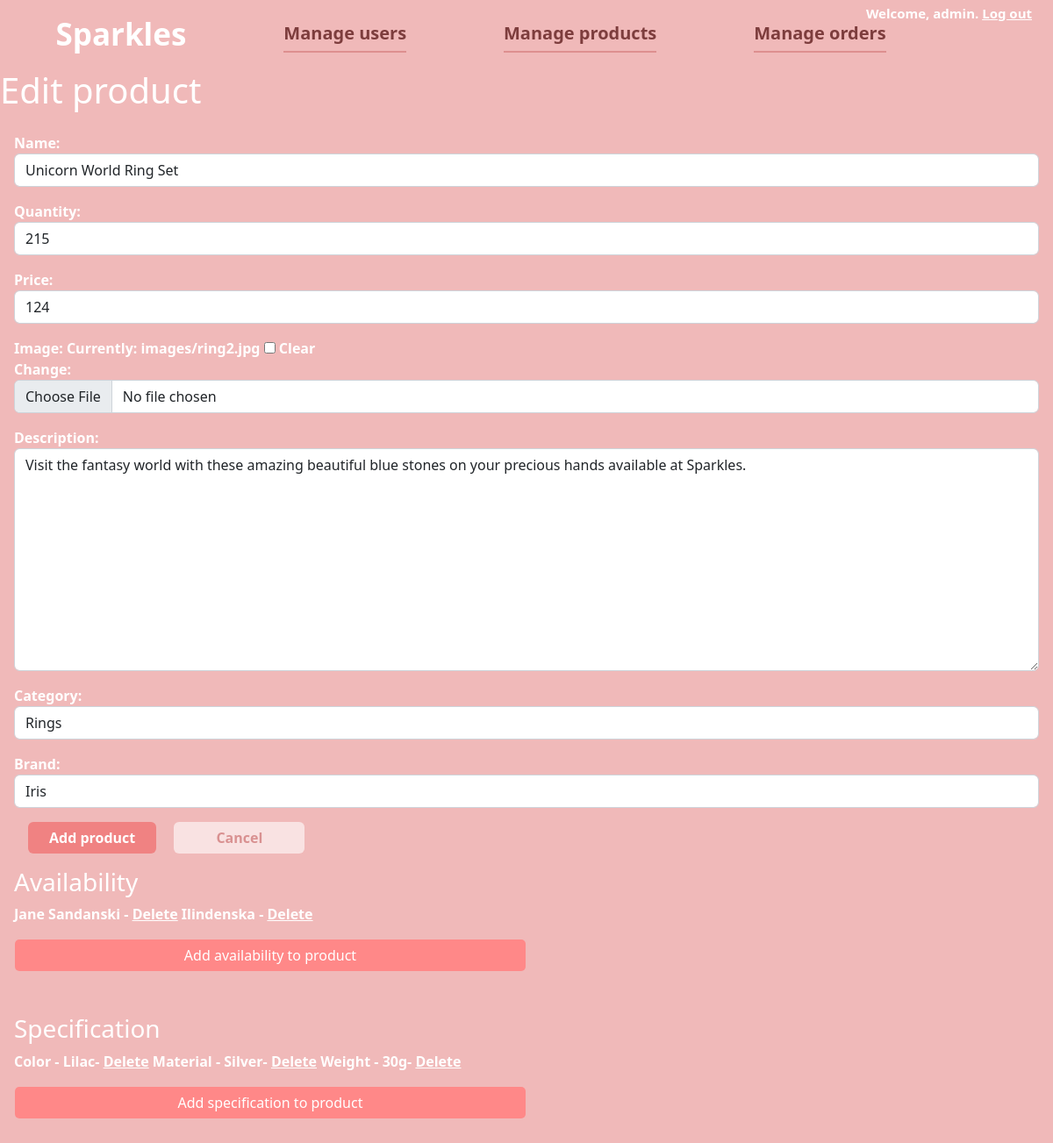
Page /product_details/?id=17 (signed in) on the committed database.
### shop/models.py (models this page shows, shortened)
class Product(models.Model):
    name = models.CharField(max_length=255)
    quantity = models.IntegerField()
    price = models.IntegerField()
    image = models.ImageField(upload_to='images', blank=True)
    description = models.TextField(max_length=255)
    category = models.ForeignKey(Category, on_delete=models.CASCADE)
    brand = models.ForeignKey(Brand, on_delete=models.CASCADE, blank=True, null=True)
    visits = models.IntegerField(default=0)

class Category(models.Model):
    name = models.CharField(max_length=255)
    def __str__(self) -> str:
        return self.name

class Brand(models.Model):
    name = models.CharField(max_length=255)
    def __str__(self) -> str:
        return self.name

class Availability(models.Model):
    store = models.ForeignKey(Store, on_delete=models.CASCADE)
    product = models.ForeignKey(Product, on_delete=models.CASCADE)

class Store(models.Model):
    location = models.CharField(max_length=20)

class ProductPropertiesValue(models.Model):
   product_property = models.ForeignKey(ProductProperty, on_delete=models.CASCADE)
   product = models.ForeignKey(Product, on_delete=models.CASCADE)
   value = models.CharField(max_length=255)

class ProductProperty(models.Model):
    name = models.CharField(max_length=50)

### shop/views.py (the view, shortened to what this page needs)
# urls.py: path('product_details/', product_details, name="product_details"),
@login_required(login_url="/admin_login")
@user_passes_test(is_seller, login_url="/admin_login")
def product_details(request):
    print("ITS ANYKIND METHOD")
    id = request.GET.get('id', None)
    product = Product.objects.filter(id=id).first()
    if id is None:
        return redirect("/products")
    context = dict()
    context["form"] = ProductForm(initial = {"id": id,
                                            "name" : product.name,
                                             "quantity" : product.quantity,
                                             "image" : product.image,
                                             "price" : product.price,
                                             "description" : product.description,
                                             "category" : product.category,
                                             "brand" : product.brand})
    context["product"] = product
    context["availability"] = Availability.objects.filter(product=product).all()
    context["specifications"] = ProductPropertiesValue.objects.filter(product=product).all()
    return render(request, "seller/edit_product.html", context=context)

### sparklesapp/forms.py
class ProductForm(forms.ModelForm):
    def __init__(self, *args, **kwargs):
        super(ProductForm, self).__init__(*args, **kwargs)
        for field in self.visible_fields():
            field.field.widget.attrs["class"] = "form-control"
    class Meta:
        model = Product
        fields = ("name", "quantity", "price",
                   "image", "description", "category", "brand")

### shop/views.py (called while the page is built)
def is_seller(user):
    return user.groups.filter(name='Seller').exists()

### shop/templates/seller/edit_product.html (shortened to what this page needs)
{% extends "seller/seller_base.html" %}
{% block content %}
<div id="dashboard_body" style="height: auto !important;">
    <h1 style="color: white;">Edit product</h1>
    <div class="" id="add_product_form_container">
        <form action="" method="POST" class="mb-4 px-3 py-3" enctype="multipart/form-data" style="font-weight:bold;color: white; height: 100%;">
            {{ form.as_p }}
            <button type="submit" class="btn btn-primary mx-3 px-4" id="submit_product_btn"
            style="background-color: rgb(240, 130, 130);color: white;font-weight: bold; border: none;">Add product</button>
            <a class="btn btn-primary px-5" href="/products"
            style="background-color: rgb(249, 226, 226);color: rgb(217, 145, 145);font-weight: bold; border: none;">
                Cancel
            </a>
            <div class="my-3">
                <div class="my-3">
                    <h3>Availability</h3>
                    {% for av in availability %}
                        <p style="display: inline-block;">{{av.store.location}}</p> - <a style="color: white; text-decoration: underline;" href="/delete_availability?id={{av.id}}" >Delete</a>
                    {% endfor %}
                    <div class="col"><a href="/add_availability?id={{product.id}}" class="form-control btn" id="add_product_btn">Add availability to product</a></div>
                </div>
                <div class="my-5">
                    <h3>Specification</h3>
                    {% for s in specifications %}
                        <p style="display: inline-block;">{{s.product_property.name}} - {{s.value}}</p>- <a style="color: white; text-decoration: underline;" href="/delete_spec?id={{s.id}}">Delete</a>
                    {% endfor %}
                    <div class="col"><a href="/add_specification?id={{product.id}}" class="form-control btn" id="add_product_btn">Add specification to product
                    </a></div>
                </div>
            </div>
        </form>
    </div>
</div>
{% endblock %}

### static/style.css (style rules this page uses)
body { width: 100%; height: 100%; }
html { width: 100%; height: 100%; }
a { text-decoration: none; color: inherit; }

### static/style_admin_dashboard.css (style rules this page uses)
#dashboard_body { background-color: rgb(240, 185, 185); width: 100%; }
#add_product_btn { background-color: rgb(255, 136, 136); color: white; width: 50%; }
#submit_product_btn { background-color: rgb(240, 130, 130); color: white; font-weight: bold; }
#add_product_form_container { color: white; font-weight: bold; }

### rows in the picture
Product: name "Unicorn World Ring Set", quantity "215", price "124", description "Visit the fantasy world with these amazing beautiful blue stones on your precious hands available at Sparkles.", category "Rings", brand "Iris"
Availability: store.location "Jane Sandanski"
Availability: store.location "Ilindenska"
ProductPropertiesValue: product_property.name "Color", value "Lilac"
ProductPropertiesValue: product_property.name "Material", value "Silver"
ProductPropertiesValue: product_property.name "Weight", value "30g"
